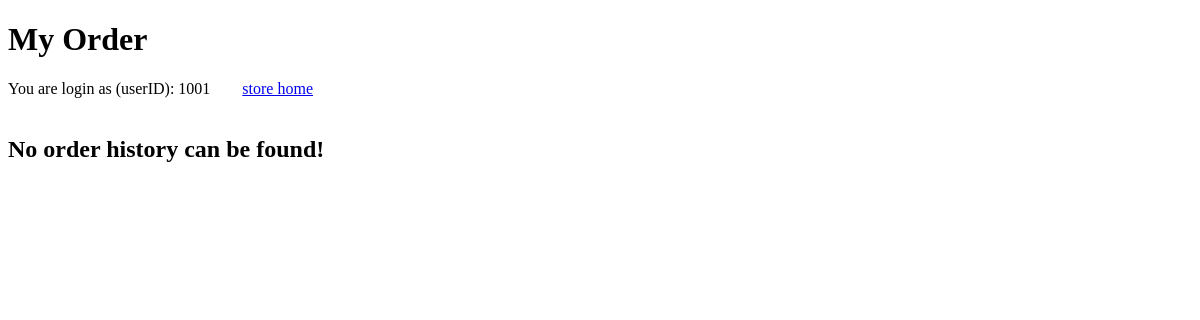
The app's page /order.php (signed in), older data.
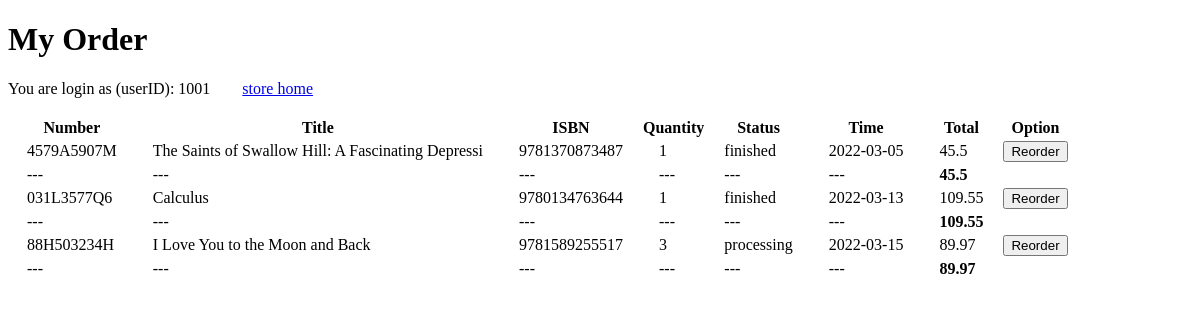
The same page, newer data.
### tables this page shows
create table InOrder (
  ISBN char(13),
  orderNumber varchar(20),
  quantity int,
  primary key(ISBN, orderNumber),

  constraint foreign key (ISBN) references Books(ISBN),
  constraint foreign key (orderNumber) references `Order`(`Number`)
);

create table Books (
  ISBN char(13) primary key,
  title varchar(50),
  type varchar(10),
  price real,
  Category varchar(20),
  in_stock int,
  pName varchar(20),
  method varchar(10),

  constraint foreign key (pName) references Publisher(name),
  constraint foreign key (method) references Delivery(method)
);

create table `Order` (
  Number varchar(20) primary key,
  time Date,
  status varchar(10),
  userID int,

  constraint foreign key (userID) references Customers(userID)
);

### order.php (the view, shortened to what this page needs)
<!DOCTYPE html>
<html lang="en" dir="ltr">
  <head>
  </head>
  <body>
    <h1>My Order</h1>
    <?php
    if (!isset($_SESSION['id'])) {
        exit;
    } else {
      echo "You are login as (userID): ".$_SESSION['id'];
      echo '<a href="store.php">store home</a>';
      echo "<br><br>";
    }
    $mydb = new mysqli('localhost', 'root', '', 'bookstore');
    $query = "SELECT orderNumber, title, inOrder.ISBN, quantity, status, time, price * quantity as total
              FROM inorder, `order`, books
              WHERE orderNumber = Number AND userID = ? AND inorder.ISBN = books.ISBN
              ORDER BY time ASC;";
    $stmt = $mydb->prepare($query);
    $stmt->bind_param('i', $_SESSION['id']);
    $stmt->execute();
    $result = $stmt->get_result();
    if(mysqli_num_rows($result) == 0) {
      echo "<h2>No order history can be found!</h2>";
    } else {
      echo "<table>
      <thead>
      <tr>
      <th>Number</th>
      <th>Title</th>
      <th>ISBN</th>
      <th>Quantity</th>
      <th>Status</th>
      <th>Time</th>
      <th>Total</th>
      <th>Option</th>
      </tr>
      </thead>";
      echo "<tbody>";
      $order = -1;
      $total = 0;
      while ($row = mysqli_fetch_array($result, MYSQLI_BOTH)) {
        if ($order != $row['orderNumber'] && $order != -1) {
          echo "<tr>";
          echo "<td>&emsp;---</td>";
          echo "<td>&emsp;---</td>";
          echo "<td>&emsp;---</td>";
          echo "<td>&emsp;---</td>";
          echo "<td>&emsp;---</td>";
          echo "<td>&emsp;---</td>";
          echo "<td>&emsp;<b>".$total."</b>&emsp;</td>";
          echo "</tr>";
          $total = 0;
        }
        echo "<tr>";
        echo "<td>&emsp;".$row['orderNumber']."&emsp;</td>";
        echo "<td>&emsp;".$row['title']."&emsp;</td>";
        echo "<td>&emsp;".$row['ISBN']."&emsp;</td>";
        echo "<td>&emsp;".$row['quantity']."&emsp;</td>";
        echo "<td>&emsp;".$row['status']."&emsp;</td>";
        echo "<td>&emsp;".$row['time']."&emsp;</td>";
        echo "<td>&emsp;".$row['total']."&emsp;</td>";
        echo '<td><form action="cart.php" method="post">
        <button type="submit" name="ISBN" value="'.$row['ISBN'].'">Reorder</button>
        </form></td>';
        echo "</tr>";
        $order = $row['orderNumber'];
        $total += $row['total'];
      }
      echo "<tr>";
      echo "<td>&emsp;---</td>";
      echo "<td>&emsp;---</td>";
      echo "<td>&emsp;---</td>";
      echo "<td>&emsp;---</td>";
      echo "<td>&emsp;---</td>";
      echo "<td>&emsp;---</td>";
      echo "<td>&emsp;<b>".$total."</b>&emsp;</td>";
      echo "</tr>";
      echo "</tbody>";
      echo "</table>";
    }
   ?>
  </body>
</html>

Row changes from the older to the newer data that the page shows:
added inorder: orderNumber "4579A5907M", ISBN.title "The Saints of Swallow Hill: A Fascinating Depressi", ISBN "9781370873487", quantity "1", orderNumber.status "finished", orderNumber.time "2022-03-05", total "45.5"
added inorder: total "45.5", orderNumber "031L3577Q6", ISBN.title "Calculus", ISBN "9780134763644", quantity "1", orderNumber.status "finished", orderNumber.time "2022-03-13", total "109.55"
added inorder: total "109.55", orderNumber "88H503234H", ISBN.title "I Love You to the Moon and Back", ISBN "9781589255517", quantity "3", orderNumber.status "processing", orderNumber.time "2022-03-15", total "89.97"
Text that changed along with them:
$total: (not shown) → "89.97"
text no longer shown: "No order history can be found!"
text now shown: "Number Title ISBN Quantity Status Time Total Option --- --- --- --- --- ---"
